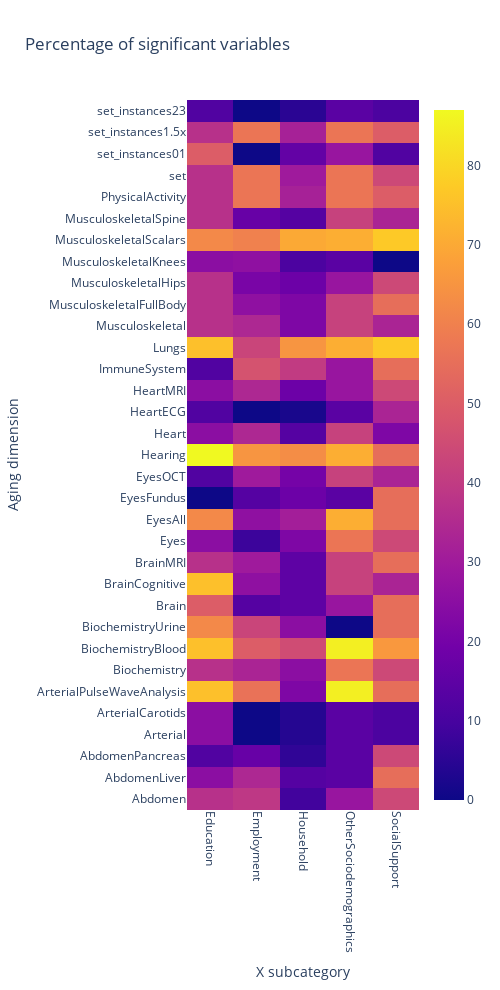

The code cell stored with this chart in its notebook:
### Code cell
summary_item_percentage = (
    100
    * summary.reset_index().pivot(
        index=[("dimension", "")], columns=[("category", "")], values=(item, "percentage")
    )
).astype(int)
summary_item_percentage_category = summary_item_percentage[MAIN_CATEGORIES_TO_CATEGORIES[main_category]]
summary_item_percentage_category.index.name = "dimension"
summary_item_percentage_category.columns.name = "category"

summary_item_number = summary.reset_index().pivot(
    index=[("dimension", "")], columns=[("category", "")], values=(item, "number")
)
summary_item_number_category = summary_item_number[MAIN_CATEGORIES_TO_CATEGORIES[main_category]]
summary_item_percentage_category.index.name = "dimension"
summary_item_percentage_category.columns.name = "category"

hovertemplate = "<br>".join(
    [
        "X main category: %{x}",
        "Aging dimension: %{y}",
        f"{ITEMS_LEGEND[item]}: " + "%{customdata} ~ %{z} % of the variables",
        "<extra></extra>",
    ]
)

heatmap = go.Heatmap(
    z=summary_item_percentage_category,
    x=summary_item_percentage_category.columns,
    y=summary_item_percentage_category.index,
    customdata=summary_item_number_category,
    hovertemplate=hovertemplate,
)

fig = go.Figure(heatmap)
fig.update_layout(
    {
        "title": f"Percentage of {ITEMS_LEGEND[item]}",
        "xaxis": {"title": "X subcategory", "tickangle": 90},
        "yaxis": {"title": "Aging dimension"},
        "width": max(30 * summary_item_percentage_category.shape[1], 500),
        "height": 30 * summary_item_percentage_category.shape[0],
    }
)

### Figure 1 — Plotly figure (JSON) as saved in the notebook; plotly's stock layout.template omitted (floating-point values rounded to 4 significant figures; data arrays with more than 128 entries replaced by an {"elided": "..."} marker saying what was removed)
{"data": [{"customdata": {"elided": "33x5 int values"}, "hovertemplate": "X main category: %{x}<br>Aging dimension: %{y}<br>significant variables: %{customdata} ~ %{z} % of the variables<br><extra></extra>", "type": "heatmap", "x": ["Education", "Employment", "Household", "OtherSociodemographics", "SocialSupport"], "y": ["Abdomen", "AbdomenLiver", "AbdomenPancreas", "Arterial", "ArterialCarotids", "ArterialPulseWaveAnalysis", "Biochemistry", "BiochemistryBlood", "BiochemistryUrine", "Brain", "BrainCognitive", "BrainMRI", "Eyes", "EyesAll", "EyesFundus", "EyesOCT", "Hearing", "Heart", "HeartECG", "HeartMRI", "ImmuneSystem", "Lungs", "Musculoskeletal", "MusculoskeletalFullBody", "MusculoskeletalHips", "MusculoskeletalKnees", "MusculoskeletalScalars", "MusculoskeletalSpine", "PhysicalActivity", "set", "set_instances01", "set_instances1.5x", "set_instances23"], "z": {"elided": "33x5 int values"}}], "layout": {"height": 990, "title": {"text": "Percentage of significant variables"}, "width": 500, "xaxis": {"tickangle": 90, "title": {"text": "X subcategory"}}, "yaxis": {"title": {"text": "Aging dimension"}}}}
